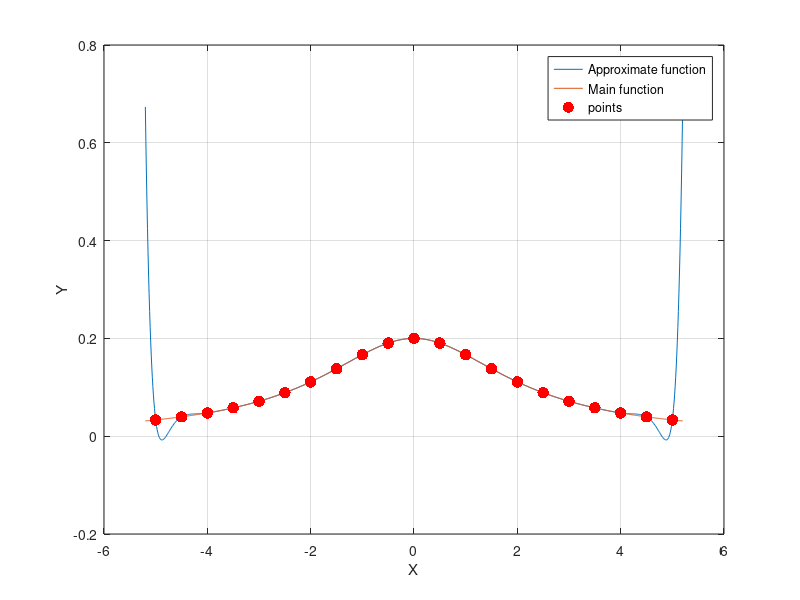

MATLAB code to generate this figure:
clear all
close all
clc

f=@(x) 1./(x.^2+5);
x=[-5 -4.5 -4 -3.5 -3 -2.5 -2 -1.5 -1 -0.5 0 0.5 1 1.5 2 2.5 3 3.5 4 4.5 5];
y=f(x);
n=length(x);

x1=min(x);
x2=max(x);
l=x2-x1;

X=linspace(x1-0.02*l,x2+0.02*l,1000);
Y=f(X);

P=0;
for counter1=1:n
    Buff=1;
    for counter2=1:n
        if counter2~=counter1
            Buff=Buff.*((X-x(counter2))./(x(counter1)-x(counter2)));
        end
    end
    P=P+y(counter1)*Buff;
end


figure()
plot(X,P)
hold on
plot(X,Y)
hold on
plot(x,y,'r.','MarkerSize',25);
grid on
legend('Approximate function','Main function','points')
xlabel('X')
ylabel('Y')
